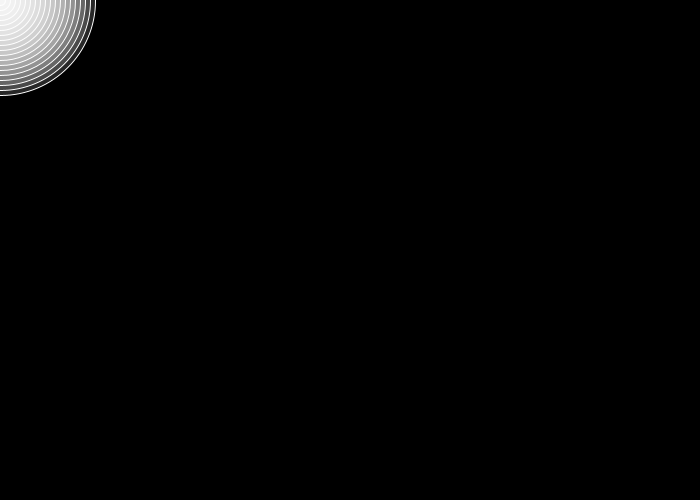
Frame 1 (no input)
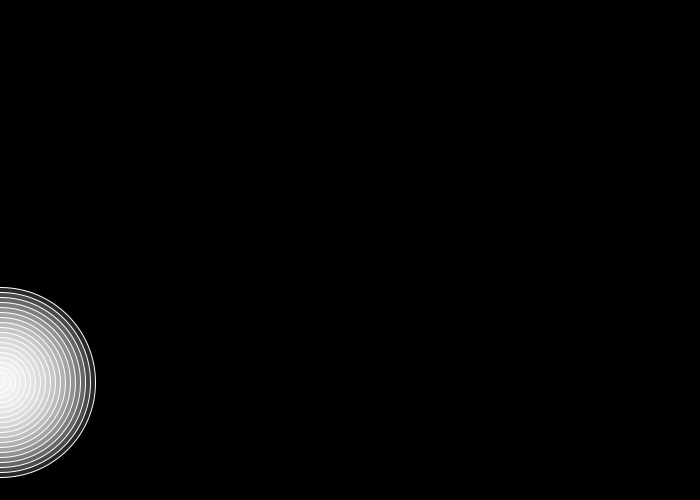
Frame 60 (the mouse pressed at the canvas centre just before this capture)
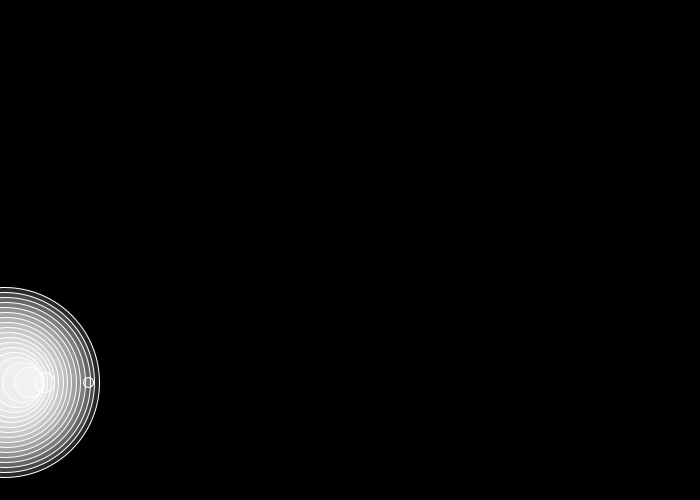
Frame 120 (the mouse held since frame 60 and released just before this capture)

The Processing sketch that drew these frames (run headless with seeded random() and noise(); from frame 60 on, the mouse is pressed at the canvas centre):

// Processing sketch: sketch_00_BallBounceGravity_Wind
// ── sketch_00_BallBounceGravity_Wind.pde
Mover[] m;
Mover m2;
PVector wind;
PVector gravity;
PVector zero;

float windT=0;

Gas air;

void setup(){
  size(700,500);
  
  m = new Mover [20];
  wind = new PVector(0.05,0);
  gravity = new PVector(0,0.4);
  zero = new PVector(0,0);

  for(int i=0; i < m.length; i++){
    m[i] = new Mover(i);
    m[i].applyForce(PVector.mult(gravity, m[i].mass));
  }

}

void draw(){
  background(0);
  
  boolean pressed= false;
  if(mousePressed){
      for(int i=0; i < m.length; i++){ 
        m[i].applyForce(wind);
        pressed = true;
      }
  }
  
  for(int i=0; i < m.length; i++){
    m[i].update();
    m[i].checkEdges();
    m[i].display();
  }
  
  if(pressed){
    for(int i=0; i < m.length; i++){ 
        m[i].ignoreForce(wind);
      }
  }
} 
// ── Gas.pde
class Gas{
  
  float density;
  
  Gas(float density_){
    
    density = density_;
  }
 
  PVector getLiftForce(PVector g, float volume){    
    return PVector.mult(g, -1*volume * density);
  }
  
  void display(){
    fill(100,100,200);
    rect(0,0, width, height);
  }
  
}
  
// ── Mover.pde
class Mover{
  PVector loc;
  PVector vel;
  PVector accel;
  
  float mass;
  float volume;
  
  Mover(float mass_){
    loc = new PVector(0, 0);
    vel = new PVector(0,0);
    accel = new PVector(0, 0);
    mass = mass_;
  }
  
   Mover(float mass_, float volume_){
    loc = new PVector(0, 0);
    vel = new PVector(0,0);
    accel = new PVector(0, 0);
    mass = mass_;
    volume = volume_;
  }
  
  void update(){
    loc.add(vel);
    vel.add(accel);
    vel.limit(15);
  }
  
  void display(){
    fill(255,40);
    stroke(255);
    ellipse(loc.x, loc.y, mass*10,mass*10);
  }
  
  void checkEdges(){
    if(loc.x < 0){
      vel.x = Math.abs(vel.x);
    }
    if(width-16 < loc.x){
      vel.x =-1* Math.abs(vel.x);
    }
    
    if(loc.y < 0){
      vel.y = Math.abs(vel.y);
    }
    if(height-16 < loc.y){
      vel.y = -1*Math.abs(vel.y);
    }
  }
  
  void applyForce(PVector force){
    accel.add(PVector.div(force,mass));
  }
  
    void ignoreForce(PVector force){
    accel.sub(PVector.div(force,mass));
  }
}
